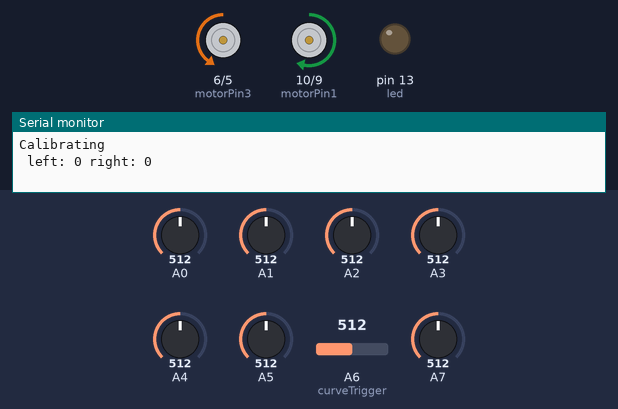
Recording of a sketch running on a simulated Arduino Uno, built with avr-gcc and run on an emulated ATmega328P. Shown: motor-driver pin pairs drawn as motors (green arrow = first pin HIGH = forward, orange = second pin HIGH = backward, longer = more drive), output pins drawn as LEDs (lit = HIGH), the last lines printed to the serial monitor. Inputs (shaded band) come from the test bench; at power-on: A1 = 512, A0 = 512, A2 = 512, A5 = 512, A4 = 512, A3 = 512, A6 (curveTrigger) = 512, A7 = 512.

Above: at 5.9 s.
6.0 s: A1 set to 496
At 6.7 s:
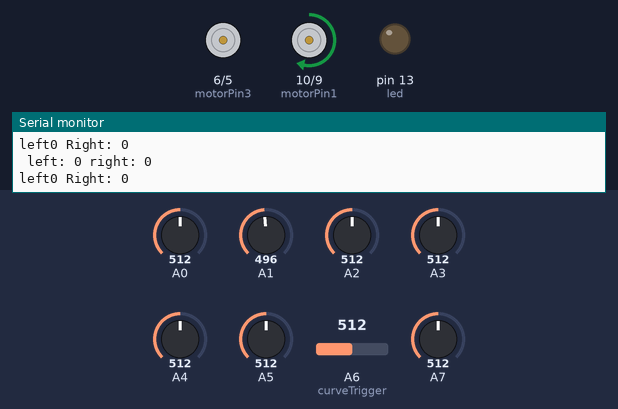
7.5 s: A0 set to 497
At 8.6 s:
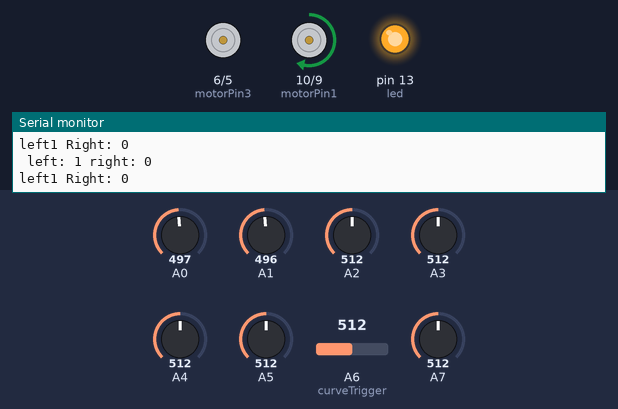
9.0 s: A2 set to 306
At 10.1 s:
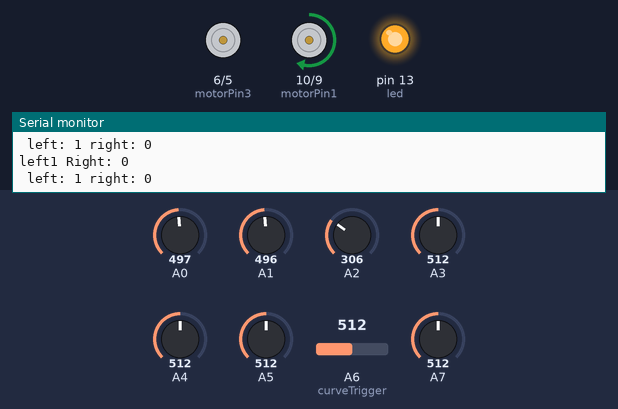
10.5 s: A5 set to 306
At 10.9 s:
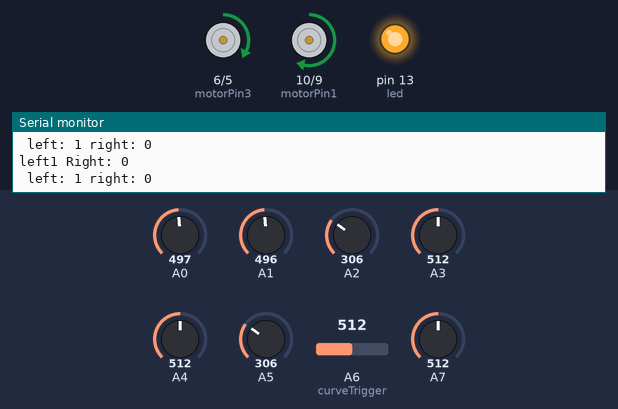
13.5 s: A4 set to 498
At 14.0 s:
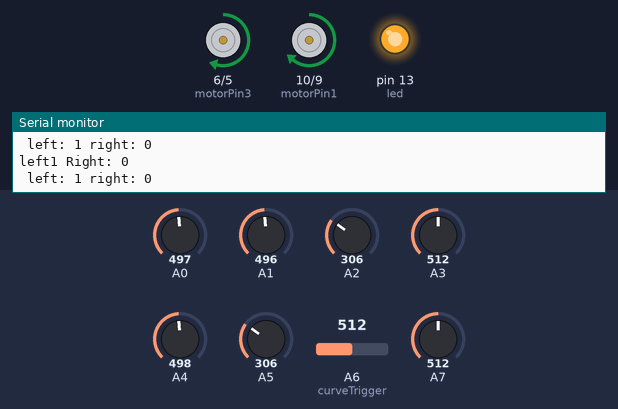
15.0 s: A0 set to 716
At 16.0 s:
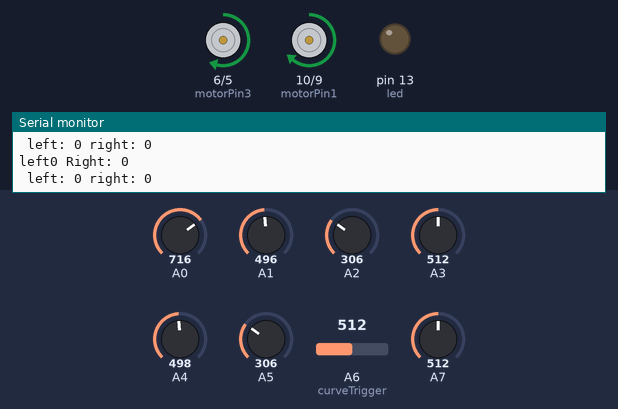
Timing chart, 0 to 17.7 s (numbered marks = the images above; inputs shaded):
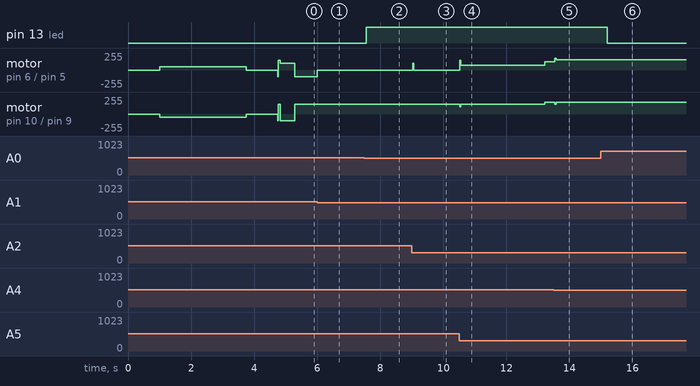

Measured:
- the behaviour switches between 512 and 511 on A1 (found by bisection; images 0 and 1)
- the behaviour switches between 512 and 511 on A0 (found by bisection; images 1 and 2)
- the behaviour switches between 512 and 511 on A4 (found by bisection; images 4 and 5)
- after the input at 6.0 s, motor on pin 6 (motorPin3) / pin 5 (motorPin4): backward 100/255 → stopped at once
- after the input at 7.5 s, pin 13 (led): LOW → HIGH after 0.05 s
- after the input at 9.0 s, motor on pin 6 (motorPin3) / pin 5 (motorPin4): stopped → forward 100/255 at once, → stopped 0.04 s later
- after the input at 10.5 s, motor on pin 6 (motorPin3) / pin 5 (motorPin4): stopped → forward 70/255 at once, → forward 127/255 2.7 s later; motor on pin 10 (motorPin1) / pin 9 (motorPin2): forward 150/255 → forward 180/255 after 2.7 s
- after the input at 13.5 s, motor on pin 6 (motorPin3) / pin 5 (motorPin4): forward 127/255 → forward 154/255 at once; motor on pin 10 (motorPin1) / pin 9 (motorPin2): forward 180/255 → forward 150/255 at once, → forward 180/255 0.04 s later
- after the input at 15.0 s, pin 13 (led): HIGH → LOW after 0.20 s

The sketch:

Phoenix_Technovation_fDance.ino
```cpp
#define sensorNum 8          //always even


#define sSpeed 160
#define linegapSpeed 150
#define aggresiveMax 180
#define curveMax 150
int maxSpeed = 150; //180  //180 //200

int blackLimit[sensorNum];
int digitalReading[sensorNum];

const int motorPin1=10,motorPin2=9;        //right motor
const int motorPin3=6,motorPin4=5;       //left motor
const int initIR=0;

float error, prevError=0;
float mappedValue, targetValue = 7;

float safety=0.35;
int bDelay = 25;
float kp=40;   //26.7G //26        //38 //37  //39                //45 IF DOESN'T WORK
float kd=60;  //57.3  //50G //50    //67             //70  //42 //87

float agg_kp = 26.7;
float agg_kd = 57.3;

float cur_kp = 40;
float cur_kd = 60;

int rotationSpeed=100;

int motorResponse;
float correction;

int leftSpeed,rightSpeed;

float lastAct;
int time=4;

int allBlack=0;
int leftBlack=0;
int rightBlack=0;

int frontIR=1;                      //change
int leftIR=2;                          //change
int rightIR=3;                         //change

int led = 13;
int prev, curr, diff;
int danceDelay = 500;
int gapDelay = 1500;

int left=0,right=0;
int preLeft=0, preRight=0;

int contiBlack = 0;
int stopTrigger = 3 ; //2
int startTrigger = 3;
int extremeCounter = 0;
int extremeTrigger = 3;
int preExtremeCounter = 0;
int preExtremeTrigger = 3;

int aggressiveCounter = 0;
int aggressiveTrigger = 200 ;

int curveCounter = 0;
int curveTrigger = 20;

void setup()
{
  //initialize IR pins
  for(int i = initIR; i < sensorNum; i++)          //A0 is leftmost Ir
  {
    pinMode(A0 + i, INPUT);
  }

  pinMode(frontIR,INPUT);
  pinMode(rightIR,INPUT);
  pinMode(leftIR,INPUT);

  pinMode(led, OUTPUT);

  //initialize motor pins
  pinMode(motorPin1, OUTPUT);
  pinMode(motorPin2, OUTPUT);
  pinMode(motorPin3, OUTPUT);
  pinMode(motorPin4, OUTPUT);
  delay(1000);
  Serial.begin(9600);

  Serial.println("Calibrating");
  calibration();


}


void loop()
{

//led code
if(!left && !right)
 digitalWrite(led, LOW);
else
  digitalWrite(led, HIGH);

if(error < 2 || error > -2)
{
  aggressiveCounter++;
  if(aggressiveCounter > aggressiveTrigger/2)
    curveCounter = 0;
}
else
{
  aggressiveCounter = 0;
  curveCounter++;
}

//aggressive PID
if(aggressiveCounter > aggressiveTrigger)
{
  kp = agg_kp;
  kd = agg_kd;
  maxSpeed = 180;
  bDelay = 50;
}

//aggressive PID
if(curveCounter > curveTrigger)
{
  kp = cur_kp;
  kd = cur_kd;
  maxSpeed = 150;
  bDelay = 25;
}

sensorMapping();
Serial.print(" ");
if(stopTrigger < contiBlack)
{
  while(allBlack == 1) {brake(); startTrigger = 0; sensorMapping();}
   //if(mappedValue == 100) {delay(100); sensorMapping(); if(mappedValue == 100) brake();}
}

for(int i = 0; i < sensorNum; i++)
{
  //Serial.print(analogRead(A0+i));
  /*if(analogRead(A0+i)<blackLimit[i])
     Serial.print("1");
  else
     Serial.print("0");
  Serial.print(" ");*/
}

  Serial.print("left: ");
  Serial.print(left);
  Serial.print(" right: ");
  Serial.print(right);
  Serial.println();
 /*
  while(!digitalRead(frontIRpin))    // if reading 0 object is close
  {
  	brake();
  }
 */
  if(mappedValue!=100 || (contiBlack > stopTrigger && allBlack == 1))     // add conditions
    {
      pid();
      motor(leftSpeed,rightSpeed);

    }
  else                                 // all white
    {
        brake();
        //delay(10);
        //delayMicroseconds();
        //dronzer stop
        motor(-100,-100);
        delay(bDelay);


        if((left==1)&&(right==0))
        {
          ACRotate(rotationSpeed);
          while(mappedValue==100) sensorMapping();
          while(digitalReading[initIR+2]!=1)
          {
            sensorMapping();
          pid();
          motor(leftSpeed,rightSpeed);
          }
           left=0;                                     //changed
        }
        else if((right==1)&&(left==0))
        {
          CRotate(rotationSpeed);
          while(mappedValue==100) sensorMapping();
          while(digitalReading[sensorNum-3]!=1)
          {
            sensorMapping();
          pid();
          motor(leftSpeed,rightSpeed);
          }
          right=0;                                     //changed
        }
        else
        {
          if((preLeft==1)&&(preRight==0))
        {
          digitalWrite(led, HIGH);
          ACRotate(rotationSpeed);
          while(mappedValue==100) sensorMapping();
          while(digitalReading[initIR+2]!=1)
          {
            sensorMapping();
          pid();
          motor(leftSpeed,rightSpeed);
          }
           left=0;                                     //changed
        }
        else if((preRight==1)&&(preLeft==0))
        {
          digitalWrite(led, HIGH);
          CRotate(rotationSpeed);
          while(mappedValue==100) sensorMapping();
          while(digitalReading[sensorNum-3]!=1)
          {
            sensorMapping();
          pid();
          motor(leftSpeed,rightSpeed);
          }
          right=0;                                     //changed
        }

          else
          {
          forwardDance();
          }
        }


    }
      Serial.print("left");
      Serial.print(left);
      Serial.print(" Right: ");
      Serial.print(right);

Serial.println();
}


void sensorMapping()
{
int sum=0,coun=0;


 for (int i = initIR; i <sensorNum; i++)
  {
    if (analogRead(A0+i) < blackLimit[i])              //A0 is leftmost IR
     {

      if(i > 0 && i < 7)
      {
        sum += i*2;
        coun++;
      }
      digitalReading[i]=1;
    }
    else digitalReading[i]=0;
  }


   //if((left==1)&&(right==1)) insideLoop=1;             //loop detection

   if(coun!=0){
  mappedValue = sum / coun;
   }
   else mappedValue=100;         //all White detection

    //reset corner IRs
  if(extremeCounter > extremeTrigger)
  {
    left = 0;
    right = 0;
  }

  //reset secondary corner IRs
  if(preExtremeCounter > preExtremeTrigger)
   {
     preLeft = 0;
     preRight = 0;
   }
  if(digitalReading[0]||digitalReading[sensorNum-1])  //if left or right gives black saves their value
   {
     left=digitalReading[0];
     right=digitalReading[sensorNum-1];
     extremeCounter = 0; //reset counter
   }

   else
   {
     if(mappedValue != 100)
     extremeCounter++;


   }

   if(digitalReading[1] || digitalReading[sensorNum-2])
   {
     preLeft = digitalReading[1];
     preRight = digitalReading[sensorNum-2];
     preExtremeCounter = 0;
   }

   else
   {
     if(mappedValue != 100)
     preExtremeCounter++;
   }

   if(coun==sensorNum - 2)
   {
    contiBlack++;

   allBlack=1;


   }
   else if(startTrigger == 0 && mappedValue != 7 && coun != sensorNum)
   {
    allBlack = 1;
   }

    else
    {
    allBlack=0;
    contiBlack = 0;
    }

}


void pid()
{

  error=targetValue-mappedValue;
  correction=(kp*error)+(kd*(error-prevError));
  prevError=error;
  motorResponse=(int)correction;

 if(motorResponse>maxSpeed) motorResponse=maxSpeed;

if(motorResponse<-maxSpeed) motorResponse=-maxSpeed;

   if(motorResponse>0)
  {
    rightSpeed=maxSpeed;
    leftSpeed=maxSpeed-motorResponse;
  }
  else if(motorResponse<0)
  {
    rightSpeed=maxSpeed+ motorResponse;
    leftSpeed=maxSpeed;
  }
  //non aggressive straight
  else
  {
    rightSpeed= sSpeed;
    leftSpeed= sSpeed;
  }

}


void motor(int left, int right)
{

  if(right>0)
  {
  analogWrite(motorPin1,right);
  analogWrite(motorPin2,0);
  }
  else
  {
    analogWrite(motorPin1,0);
    analogWrite(motorPin2,-right);
  }

  if(left>0)
  {
  analogWrite(motorPin3,left);
  analogWrite(motorPin4,0);
  }
  else
  {
   analogWrite(motorPin3,0);
   analogWrite(motorPin4,-left);
  }

 }

void CRotate(int rotateSpeed)
{
  analogWrite(motorPin1,0);
  analogWrite(motorPin2, rotateSpeed);
  analogWrite(motorPin3, rotateSpeed);
  analogWrite(motorPin4,0);

}

void ACRotate(int rotateSpeed)
{
  analogWrite(motorPin1,rotateSpeed);
  analogWrite(motorPin2, 0);
  analogWrite(motorPin3, 0);
  analogWrite(motorPin4,rotateSpeed);

}

void brake(void)
{
  analogWrite(motorPin1, 0);
  analogWrite(motorPin2, 0);
  analogWrite(motorPin3, 0);
  analogWrite(motorPin4, 0);
}


void forwardDance(void)
{

int loopCounter = (int) (danceDelay / diff);
int gapSearch = (int) (gapDelay/diff);

  for(int i = gapSearch; i > 0; i--)
  {
    motor(150,150);

    if(mappedValue != 100)
    {
      pid();
      motor(leftSpeed, rightSpeed);
      return;
    }

  }


  for(int i = loopCounter; i > 0; i--)
  {

  CRotate(rotationSpeed);
  sensorMapping();

   if(mappedValue != 100)
   {
    pid();
    motor(leftSpeed, rightSpeed);
    return;
   }

  }

  while(1)
  {
  ACRotate(rotationSpeed);
  sensorMapping();

   if(mappedValue != 100)
   {
    pid();
    motor(leftSpeed, rightSpeed);
    return;
   }

  }

}


 //auto calibration
void calibration()
{
  CRotate(50);
  float upSum = 0,lowSum = 0;
  int sensorArray[sensorNum][2];

  for(int i = initIR; i < sensorNum; i++)
    {
      sensorArray[i][0] = analogRead(A0+i);
      sensorArray[i][1] = analogRead(A0+i);
    }


  int loopCounter = (int)(time * 1000 / 2.5);
  while(loopCounter)
  {
    for(int i = initIR; i < sensorNum; i++)
    {
      if(analogRead(A0+i)<sensorArray[i][0]) sensorArray[i][0]=analogRead(A0+i);
      if(analogRead(A0+i)>sensorArray[i][1]) sensorArray[i][1]=analogRead(A0+i);
    }
  loopCounter--;

  }

 for(int i=initIR; i < sensorNum; i++)
  blackLimit[i] = (int)(sensorArray[i][0] + safety * (sensorArray[i][1] - sensorArray[i][0]));

  prev = millis();
  sensorMapping ();
  curr= millis();
  diff = curr - prev;

  brake();
  delay(1000);

}
```
